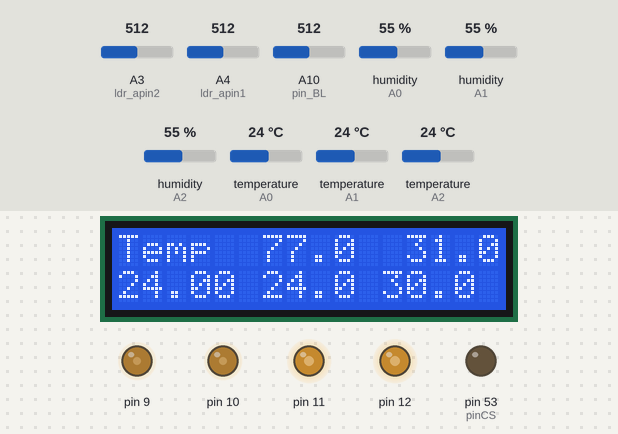
A sketch run on a simulated Arduino Mega 2560, built with avr-gcc and run on an emulated ATmega2560. Parts: 16×2 character LCD, output pins drawn as LEDs (lit = HIGH). The test bench sets the inputs (shaded band); at power-on: A10 (pin_BL) = 512, temperature (sensors on A0, A1, A2) 24 °C, A4 (ldr_apin1) = 512, A3 (ldr_apin2) = 512, humidity (sensors on A0, A1, A2) 55 %. The local clock reads 2024-03-15 10:24:30 at power-on unless the sketch sets it; storage starts empty; what the sketch prints to the serial monitor is not drawn.

Above: at 3.3 s.
3.4 s: A10 (pin_BL) set to 215
9.5 s: A10 (pin_BL) set to 187
At 10.36 s:
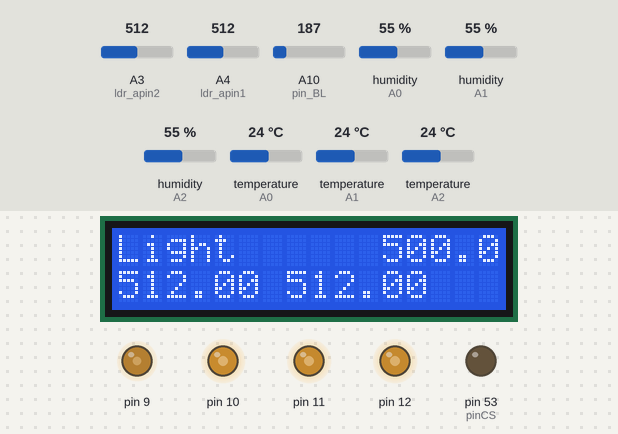
12.5 s: temperature (sensor on A0) set to 41 °C
At 14.9 s:
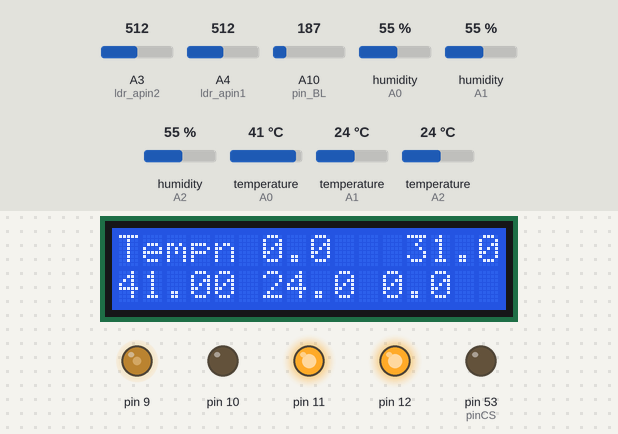
15.6 s: A4 (ldr_apin1) set to 490
At 17.12 s:
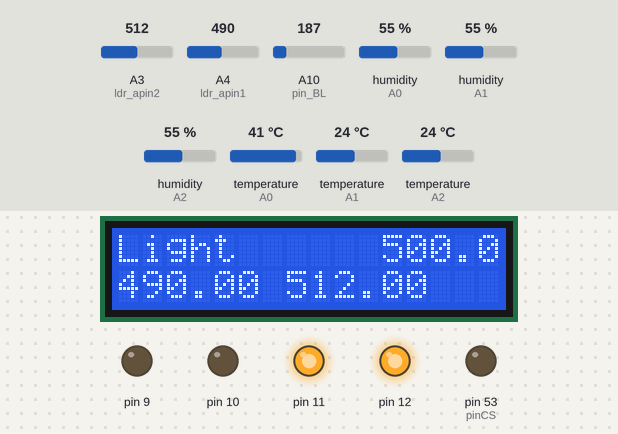
18.8 s: A4 (ldr_apin1) set to 510
At 19.32 s:
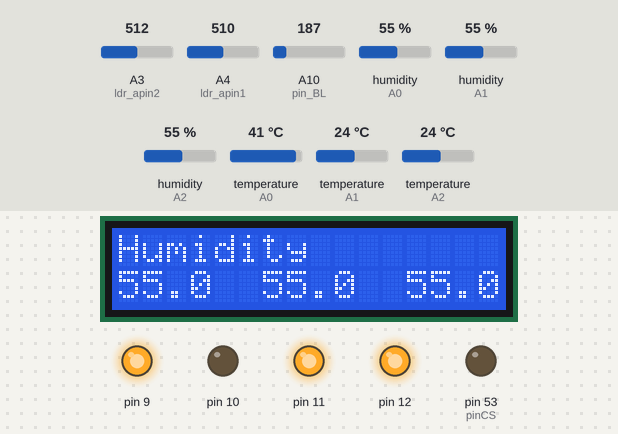
20.6 s: temperature (sensor on A0) set to 12 °C
At 22.94 s:
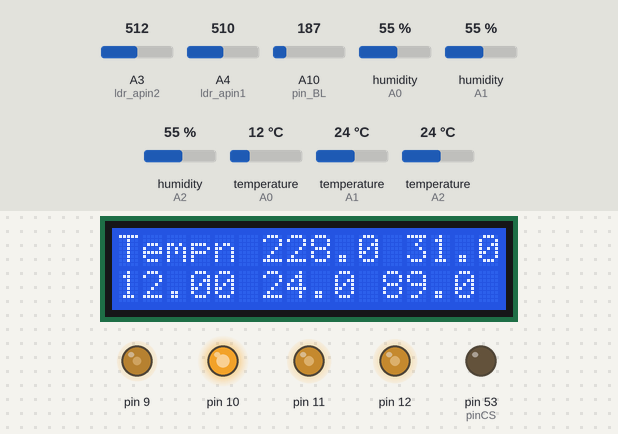
Timing chart, 0 to 39.4 s (numbered marks = the images above; inputs shaded):
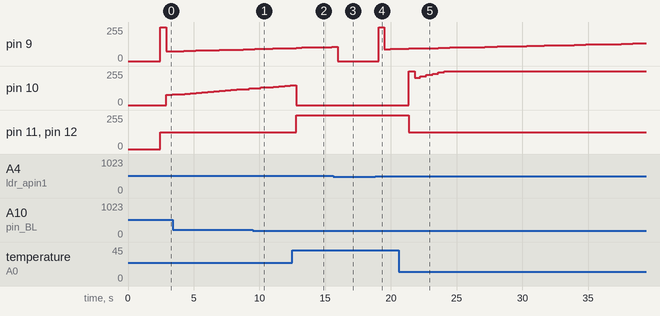

The sketch:

kandang_kecil.ino
```cpp
#include "main_kecil.h"

void setup()
{
  Serial.begin (9600);
      LCD_pid_setup();
      rtc_setup();
  sd_setup(); //dht_setup(); apus kynya

  pid_pemanas_setup();
  pid_kipas_setup();
  pid_lampu_setup();

//   anemo_setup(); apus kynya
  delay(2000);
}

void loop(){
   rtc_loop();
   sd_loop();
   log_data();

   //anemo_loop(); //bikin dimmer gak jalan
  dht_loop(); //bikin kedip
   data_sensor(); //bikin kedip
   display_sensor(); //bikin kedip

   pid_lampu_loop();//sampe sni

   pid_kipas_loop();
   pid_pemanas_loop(); //bikin kedip
   LCD_pid_loop();


   //Serial.println("");

   delay(100);
}
```

kandang_kecil.h
```cpp
#include <DHT.h> //library DHT
#include <SPI.h>
#include <SD.h>
#include <Wire.h>
#include "RTClib.h"
#include <Dimmer.h>
#include <PID_v1.h>
#include <LiquidCrystal.h>

const int pin_RS = 30;
const int pin_EN = 32;
const int pin_d4 = 22;
const int pin_d5 = 24;
const int pin_d6 = 26;
const int pin_d7 = 28;
const int pin_BL = A10;

#define ldr_apin1 A4
#define ldr_apin2 A3
#define DHTPIN1 A0
#define DHTPIN2 A1
#define DHTPIN3 A2
#define DHTTYPE DHT11
#define windPin_1 7 // 6 and 7 Receive the data from sensor
#define windPin_2 6 // 6 and 7 Receive the data from sensor

const int chipSelect = 4;
int pinCS = 53;
int pinSCK = 52;
int pinMOSI = 51;
int pinMISO = 50;

Dimmer pemanas(10);
Dimmer lamp1(9, DIMMER_RAMP, 3 ,50);
Dimmer kipas1(11,DIMMER_RAMP, 3 , 50);
Dimmer kipas2(12,DIMMER_RAMP , 3, 50);

//Pin
byte sensorPin = A0;
byte Pemanas = 2;


LiquidCrystal lcd( pin_RS, pin_EN, pin_d4, pin_d5, pin_d6, pin_d7);

double q;
//Specify the links and initial tuning parameters

unsigned long serialTime; //this will help us know when to talk with processing

int display_number = 1;
double pidkipas1,pidkipas2;
double output_pid_pemanas;
double output_pid_kipas;
double output_pid_lampu;
float speedwind_1= 0;
float speedwind_2 = 0;
float speedwind = 0; // Wind speed (m/s)
double hum_1, temp_1, hum_2, temp_2, hum_3, temp_3;//deklarasi variabel
  //Define Variables we'll be connecting to
double Input, Output , Input2 ,InputP1,InputP2,InputP3,InpInputP1 , InputK1,InputK2,InputLDR,InputLDR2,InputLDRMean, InputKMean,lmp1,lmp2,lmp,output_pid,mapping1;

//double windPin_1,windPin_2;
unsigned int Sample = 0; // Sample number
unsigned int counter = 0; // /W counter for sensor
unsigned int RPM = 0; // Revolutions per minute

double output_pid_kipas2;
double mapping;
double Kp=0.1, Ki=0.01, Kd=5;
double Kplampu = 6, Kilampu=1, Kdlampu=1;
double Kppemanas=10, Kipemanas=5, Kdpemanas=1;
double Setpoint_kipas = 30.0;
double Setpoint_pemanas = 31.0;
double Setpoint_Lampu = 500.0;
//double Setpoint_Lampu = 330.0;

DHT dht1(DHTPIN1, DHTTYPE);
DHT dht2(DHTPIN2,DHTTYPE);
DHT dht3(DHTPIN3,DHTTYPE);
RTC_DS3231 rtc;
File myFile;
String dataString;
String judulData;
char daysOfTheWeek[7][12] = {"Minggu", "Senin", "Selasa", "Rabu", "Kamis", "Jumat", "Sabtu"};

String nama_file ;
String Date;
String Time;
String dateData;
//LCD pin to Arduino

double  cahaya_1,cahaya_2;
 int output_kipas;

const float pi = 3.14159265; // pi number
int period = 1000; // Measurement period (miliseconds)
int delaytime = 1000; // Time between samples (miliseconds)
int radio = 90; // Distance from center windmill to outer cup (mm)
int jml_celah = 18; // jumlah celah sensor

// Variable definitions
unsigned int counter_1 = 0; // B/W counter for sensor
unsigned int RPM_1 = 0; // Revolutions per minute

unsigned int counter_2 = 0; // B/W counter for sensor
unsigned int RPM_2 = 0; // Revolutions per minute

PID pidPemanas ( &temp_1 , &output_pid_pemanas, &Setpoint_pemanas, Kppemanas, Kipemanas, Kdpemanas, DIRECT);

PID pidLampu( &cahaya_1, &output_pid_lampu, &Setpoint_Lampu,Kplampu,Kilampu,Kdlampu, REVERSE);

PID pidKipas ( &InputK1, &output_pid_kipas, &Setpoint_kipas, Kp, Ki, Kd, DIRECT);
PID pidKipas2 ( &InputK2, &output_pid_kipas2, &Setpoint_kipas, Kp, Ki, Kd, DIRECT);
```

main_kecil.h
```cpp
#include "kandang_kecil.h"

void pid_lampu_setup() {
  //Serial.begin(9600);
  lamp1.begin();
  pidLampu.SetMode(AUTOMATIC);
}

void pid_lampu_loop(){
   cahaya_1 = analogRead(ldr_apin1);
   pidLampu.Compute();
   lmp = map(output_pid_lampu,0,255 , 0, 100);
   lamp1.set(lmp);


}

void pid_kipas_setup() {
  //Serial.begin(9600);
  InputK1 = analogRead(windPin_1);
  InputK2 = analogRead(windPin_2);
  kipas1.begin();
  kipas2.begin();
  //turn the PID on
  pidKipas.SetMode(AUTOMATIC);
}

void pid_kipas_loop() { //input anemo
  Setpoint_kipas = Setpoint_pemanas;
  if (temp_1 < Setpoint_kipas) { //0
    output_kipas = 50;
    kipas1.set(50);
    kipas2.set(50);
    Serial.println("Kipas = 50");
    speedwind_1 = 50;
    speedwind_2 = 50;
  }
  else {//50
    output_kipas = 100;
    kipas1.set(100);
    kipas2.set(100);
    Serial.println("Kipas = 100");
    speedwind_1 = 100;
    speedwind_2 = 100;
  }

  /* InputK1 = analogRead(windPin_1);
    InputK2 = analogRead(windPin_2);
    pidKipas.Compute();
    pidKipas2.Compute();
    pidkipas1  = map(output_pid_kipas,0,255, 25, 100);
    pidkipas2 = map(output_pid_kipas2,0,255,25,100);
    kipas2.set(pidkipas2);
    kipas1.set(pidkipas1);
    Serial.println(pidkipas1); */
}

void pid_pemanas_setup(){
  //Serial.begin(9600);
  pidPemanas.SetMode(AUTOMATIC);
  pemanas.begin();

  dht1.begin();
  dht2.begin();
  dht3.begin();
}

void pid_pemanas_loop(){ //dht input
  hum_1 = dht1.readHumidity();//baca kelembaban
  temp_1 = dht1.readTemperature();//baca suhu
  hum_2 = dht2.readHumidity();//baca kelembaban
  temp_2 = dht3.readTemperature();//baca suhu
  hum_3 = dht3.readHumidity();//baca kelembaban
  temp_3 = dht3.readTemperature();//baca suhu

  pidPemanas.Compute();

  mapping1 = map(output_pid_pemanas,0,255,0,100);
  pemanas.set(mapping1);
}

void LCD_pid_loop() {
  int x;
  x = analogRead(pin_BL);

  Serial.print("Button : ");
  Serial.println(x);
  Serial.println("");
  lcd.setCursor(10,2);
  lcd.clear();

  if (0 < x && x < 200) { //Kanan
    lcd.print("Kanan");
    if (display_number == 3){
      display_number = 1;
    }
    else{
      display_number += 1;
    }
  }

  if ( display_number == 1) {
     lcd.setCursor(0,0);
     lcd.print("Temp");

     lcd.setCursor(0,1);
     lcd.print(temp_1); //ambil ini

     lcd.setCursor(6,0);
     lcd.print(output_pid_pemanas,1);

     lcd.setCursor(12,0);
     lcd.print(Setpoint_pemanas,1);

     lcd.setCursor(6,1);
     lcd.print(temp_2,1);

     lcd.setCursor(11,1 );
     //lcd.print(temp_3  ,1);
     lcd.print(mapping1,1);

  //Serial.println(Setpoint);
     if (701  < x && x < 980 ){ //left
        Setpoint_pemanas += 1;
     }
     else if ( 600 < x && x < 700){ //select
        Setpoint_pemanas -=1;
     }
  }
  else if (display_number == 2) {
     lcd.setCursor(0,0);
     lcd.print("Humidity");

     lcd.setCursor(0,1);
     lcd.print(hum_1,1);//ambil ini
     lcd.setCursor(6,1);
     lcd.print(hum_2,1);
     lcd.setCursor(12,1);
     lcd.print(hum_3,1);
  }

  else if (display_number == 3) {
     lcd.setCursor(0,0);
     lcd.print("Light");
     lcd.setCursor(0,1);
     lcd.print(cahaya_1 );
     lcd.setCursor(7,1);
     lcd.print(cahaya_2);
     lcd.setCursor(11,0);
     lcd.print(Setpoint_Lampu,1);
     if (701 < x && x < 980 ){ //left
        Setpoint_Lampu += 100;
     }
     else if ( 600 < x && x < 700){ //select
        Setpoint_Lampu -=100;
     }
     //ambil ini
  }

  /*else if (display_number == 4) {
     lcd.setCursor(0,0);
     lcd.print("Anemo");
     lcd.setCursor(0,1);

     lcd.print(speedwind_1);
     lcd.setCursor(8,0);
     lcd.print(q );
     lcd.setCursor(8,2);
     lcd.print(speedwind_2);

     if (400 < x && x < 600 ){ //left
        q += 1;
     }
     else if ( 600 < x && x < 800){ //select
        q -=1;
     }
  }   */
}

void display_sensor(){
 /*Serial.print("Anemometer \t");
 Serial.print(speedwind_1);
 Serial.print(" [m/s] \t");
 Serial.print(speedwind_2);
 Serial.println(" [m/s] \t"); */
 Serial.print("Display Number : " );

 Serial.println(display_number);
 Serial.print("Output PID Lampu ");
 Serial.println(lmp);
 Serial.print("Output PID Kipas1 : ");
 Serial.println(lmp);
  Serial.print("Output PID Kipas2 : ");
 Serial.println(lmp);
 Serial.print("Output PID Pemanas : ");
 Serial.println(mapping1);

  /*Serial.println("dht \t");
 Serial.println(hum_1);
 Serial.println("% ");
 Serial.println(temp_1);
 Serial.println("c \t");
 Serial.println(hum_2);
 Serial.println("% ");
 Serial.println(temp_2);
 Serial.println("c \t");
 Serial.println(hum_3);
 Serial.println("% ");
 Serial.println(temp_3);
  //Serial.println("c

  //Serial.println(); */

 Serial.print("LDR 1 : \t");
 Serial.print(cahaya_1);
 Serial.print(" | ");
 Serial.print("LDR 2 : \t");
 Serial.print(cahaya_2);
 Serial.println();
}

void nama_data(){
  judulData = "";
  judulData += "Date";
  judulData += "/";
  judulData += "Setpoint_kipas";
  judulData += "/";
  judulData += "speedwind_1";
  judulData += "/";
  judulData += "speedwind_2";
  judulData += "/";
  judulData += "Setpoint_pemanas";
  judulData += "/";
  judulData += "hum_1";
  judulData += "/";
  judulData += "temp_1";
  judulData += "/";
  judulData += "hum_2";
  judulData += "/";
  judulData += "temp_2";
  judulData += "/";
  judulData += "hum_3";
  judulData += "/";
  judulData += "temp_3";
  judulData += "/";
  judulData += "Setpoint_Lampu";
  judulData += "/";
  judulData += "cahaya_1";
  judulData += "/";
  judulData += "cahaya_2";
  judulData += "/";
  judulData += "output_pid_lampu";
  judulData += "/";
  judulData += "lmp";
  judulData += "/";
  judulData += "output_pid_pemanas";
  judulData += "/";
  judulData += "mapping1";
  judulData += "/";
  judulData += "output_kipas";

}

void log_data(){
  DateTime now = rtc.now();
  dateData = now.day()+now.month()+now.year()+now.hour()+now.minute()+now.second();
  dataString = "";
  dataString += dateData;
  dataString += "/";
  dataString += Setpoint_kipas;
  dataString += "/";
  dataString += speedwind_1;
  dataString += "/";
  dataString += speedwind_2;
  dataString += "/";
  dataString += Setpoint_pemanas;
  dataString += "/";
  dataString += hum_1;
  dataString += "/";
  dataString += temp_1;
  dataString += "/";
  dataString += hum_2;
  dataString += "/";
  dataString += temp_2;
  dataString += "/";
  dataString += hum_3;
  dataString += "/";
  dataString += temp_3;
  dataString += "/";
  dataString += Setpoint_Lampu;
  dataString += "/";
  dataString += cahaya_1;
  dataString += "/";
  dataString += cahaya_2;
  dataString += "/";
  dataString += output_pid_lampu;
  dataString += "/";
  dataString += lmp;
  dataString += "/";
  dataString += output_pid_pemanas;
  dataString += "/";
  dataString += mapping1;
  dataString += "/";
  dataString += output_kipas;
}

void sd_setup() {
  pinMode(pinCS, OUTPUT);
  pinMode(pinSCK, INPUT);
  pinMode(pinMOSI , INPUT);
  pinMode(pinMISO , OUTPUT);
  if (SD.begin()){
    Serial.print("SD card is ready to use.");
  }
  else{
    Serial.print("SD card initialization failed");
    return;
  }
  nama_file = Date+".txt";
  myFile = SD.open(nama_file , FILE_WRITE);
  if (myFile) {
    nama_data();
    myFile.println(judulData);
    myFile.close(); // close the file
  }
  else {
    Serial.print("error opening"+nama_file);
  }
}

void sd_loop() {
  myFile = SD.open(nama_file, FILE_WRITE);

  // if the file is available, write to it:
  if (myFile) {
    log_data();
    myFile.println(dataString);
    myFile.close();
    // print to the serial port too:
    // //Serial.println(dataString);
  }
  // if the file isn't open, pop up an error:
  else {
    Serial.println("error opening"+nama_file);
  }
}

void rtc_setup () {
  if (! rtc.begin()) {
    Serial.println("Couldn't find RTC");
  }

  if (rtc.lostPower()) {
    //Serial.println("RTC lost power, lets set the time!");
    rtc.adjust(DateTime(F(__DATE__), F(__TIME__)));     // following line sets the RTC to the date & time this sketch was compiled
    //Serial.println("apa gitu");    // Set the current date, and time in the following format:
    // rtc.adjust(DateTime(2014, 1, 21, 3, 0, 0));     // This line sets the RTC with an explicit date & time, for example to set
  }
  DateTime now = rtc.now();
  Date = now.day()+now.month()+now.year()+now.hour()+now.minute()+now.second();
}

void rtc_loop () {
   DateTime now = rtc.now();
   Serial.print(daysOfTheWeek[now.dayOfTheWeek()]);
   Serial.print(',');
   Serial.print(now.day(), DEC);
   Serial.print('/');
   Serial.print(now.month(), DEC);
   Serial.print('/');
   Serial.print(now.year(), DEC);
   Serial.print('\t');
   Serial.print(now.hour(), DEC);
   Serial.print(':');
   Serial.print(now.minute(), DEC);
   Serial.print(':');
   Serial.println(now.second(), DEC);

    //Serial.println();
    ////Serial.println();
}

void dht_loop() {
  float humi1  = dht1.readHumidity();
  float humi2 = dht2.readHumidity();
  float humi3 = dht3.readHumidity();
  // read temperature as Celcius
  float tempC1 = dht1.readTemperature();
  float tempC2 = dht2.readTemperature();
  float tempC3= dht3.readTemperature();

  // read temperature as Fahrenheit
  float tempF1 = dht1.readTemperature(true);
  float tempF2 =dht2.readTemperature(true);
  float tempF3 = dht3.readTemperature(true);
  // check if any reads failed

  if (isnan(humi1) || isnan(tempC1) || isnan(tempF1)) {
    Serial.println("Failed to read from DHT1 sensor!");
  }
  else {
   Serial.print("Humidity1 : ");
   Serial.print(humi1);
   Serial.print("%");
   Serial.print("  |  ");

   Serial.print("Temperature1 : ");
   Serial.print(tempC1);
   Serial.print("°C ~ ");
   Serial.println(tempF1);
    //Serial.println("°F");
  }
  if (isnan(humi2) || isnan(tempC2) || isnan(tempF2)) {
    Serial.println("Failed to read from DHT2 sensor!");
  }
  else {
   Serial.print("Humidity2 : ");
   Serial.print(humi2);
   Serial.print("%");
   Serial.print("  |  ");

   Serial.print("Temperature2 : ");
   Serial.print(tempC2);
   Serial.print("°C ~ ");
   Serial.println(tempF2);
    //Serial.println("°F");
  }
  if (isnan(humi3) || isnan(tempC3) || isnan(tempF3)) {
    Serial.println("Failed to read from DHT3 sensor!");
  } else {
   Serial.print("Humidity3 : ");
   Serial.print(humi3);
   Serial.print("%");
   Serial.print("  |  ");
   Serial.print("Temperature3 : ");
   Serial.print(tempC3);
   Serial.print("°C ~ ");
   Serial.print(tempF3);
    //Serial.println("°F");
   Serial.println( "");
  }
}

void addcount(){
  counter_1++;
}

void addcount_1(){
  counter_1++;
}

void addcount_2(){
  counter_2++;
}

void RPMcalc(){
  RPM=((counter/jml_celah)*60)/(period/1000); // Calculate revolutions per minute (RPM)
}

void WindSpeed(){
  speedwind = ((2 * pi * radio * RPM)/60) / 1000; // Calculate wind speed on m/s
}

void windvelocity(){
  speedwind = 0;
  counter = 0;
  attachInterrupt(0, addcount, CHANGE);
  unsigned long millis();
  long startTime = millis();
  while(millis() < startTime + period) {}
  detachInterrupt(1);
}

/*void windvelocity_2()
{
  speedwind = 0;
  counter = 0;
  attachInterrupt(0, addcount_2, CHANGE);
  unsigned long millis();
  long startTime = millis();
  while(millis() < startTime + period) {}
  detachInterrupt(1);
}*/

void LCD_pid_setup(){
    lcd.begin(16,2);
    lcd.setCursor(0,0);
    lcd.print("Proyek Fikih");
    lcd.setCursor(0,1);
    lcd.print("Press Key:");
}

void anemo_loop(){
  Sample++;
  Serial.println(Sample);
  Serial.println(": Start measurement…");
  windvelocity();
  //Serial.println(" finished.");
  Serial.print("Counter1: ");
  Serial.print(counter_1);
  Serial.print("  |  ");
  //Serial.println(" finished.");
  Serial.print("Counter2: ");
  Serial.println(counter_2);

  RPMcalc();
    Serial.print("RPM1: ");
  Serial.print(RPM_1);
  Serial.print("  |  ");
    Serial.print("RPM2: ");
  Serial.println(RPM_2);

  WindSpeed();
    Serial.print("Wind speed1 : ");
  Serial.print(speedwind_1);
  Serial.print(" [m/s] ");
  Serial.print("  |  ");
    Serial.print("Wind speed2 : ");
  Serial.print(speedwind_2);
  Serial.println(" [m/s]");
  //Serial.println();
}

void data_sensor(){


  hum_1 = dht1.readHumidity();//baca kelembaban
  temp_1 = dht1.readTemperature();//baca suhu
  hum_2 = dht2.readHumidity();//baca kelembaban
  temp_2 = dht2.readTemperature();//baca suhu
  hum_3 = dht3.readHumidity();//baca kelembaban
  temp_3 = dht3.readTemperature();//baca suhu

  cahaya_1 = analogRead(ldr_apin1);
  cahaya_2 = analogRead(ldr_apin2);
}
```

Measured:
- the behaviour switches between 200 and 199 on A10 (pin_BL) (found by bisection; images 0 and 1)
- after the input at 9.5 s, the display: first changes after 0.18 s (image 1 shows a later state)
- after the input at 12.5 s, pin 11, pin 12: 127/255 → 255/255 after 0.29 s
- after the input at 18.8 s, pin 9: 0/255 → 255/255 after 0.27 s, → 89/255 0.44 s later, → 91/255 0.44 s later
- after the input at 20.6 s, pin 10: 0/255 → 255/255 after 0.75 s, → 206/255 0.44 s later, → 216/255 0.44 s later, → 226/255 0.44 s later, … (7 changes in this stretch); pin 11, pin 12: 255/255 → 127/255 after 0.74 s
- what the display in image 0 shows lasts 0.5 s, from 2.9 s to 3.4 s
- what the display in image 1 shows lasts 0.5 s, from 10.1 s to 10.6 s
